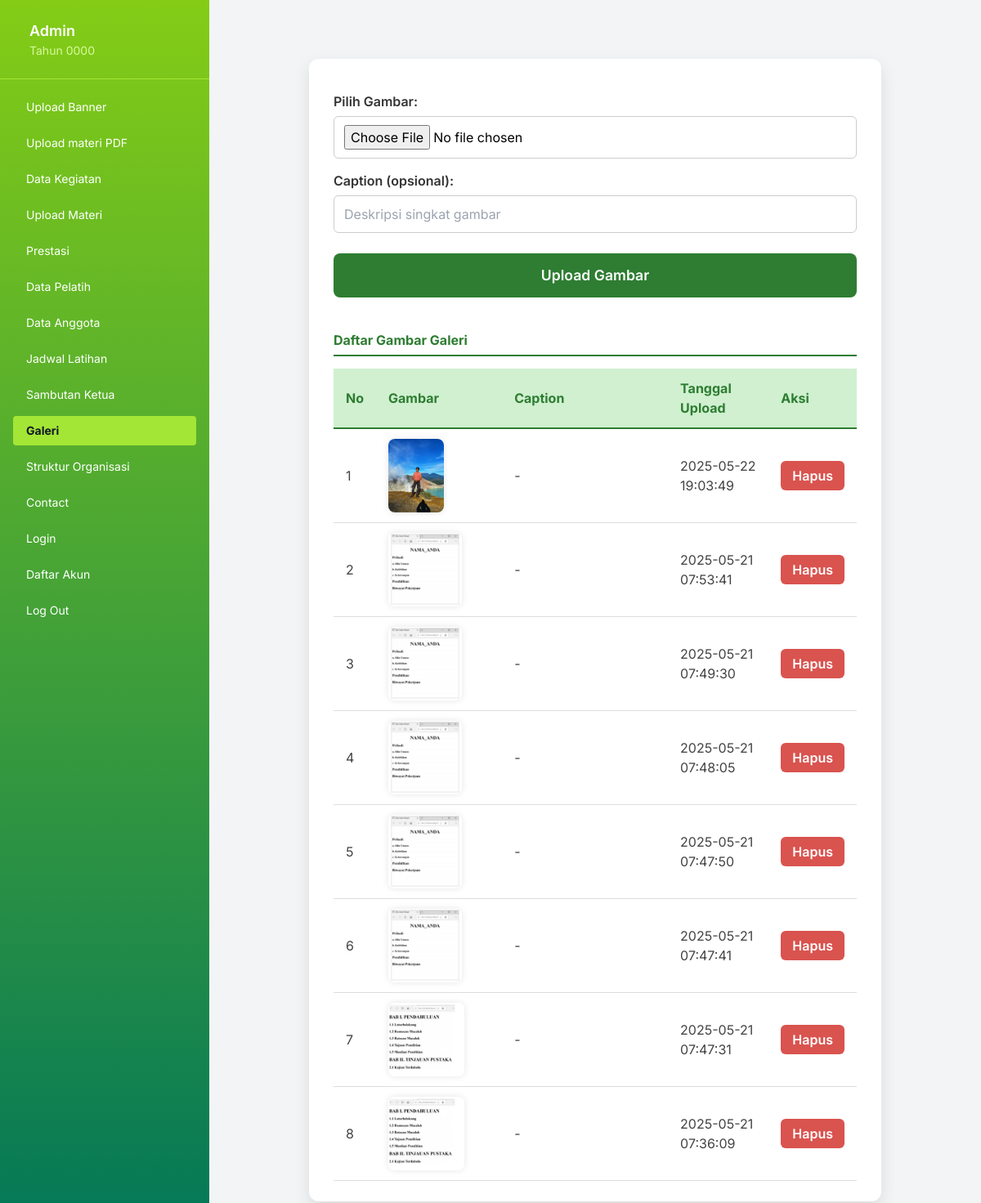
The page /admin/upload_galeri.php on the database its author committed.
### tables this page shows
CREATE TABLE `galeri` (
  `id` int(11) NOT NULL,
  `gambar` varchar(255) NOT NULL,
  `caption` varchar(255) DEFAULT NULL,
  `created_at` datetime DEFAULT current_timestamp()
);

### admin/upload_galeri.php (the view, shortened to what this page needs)
<?php
include '../koneksi/koneksi.php';
include 'header.php';
?>
<!DOCTYPE html>
<html lang="id">
<head>
</head>
<body>
<br>
<br>
<div class="container">
    <form action="" method="post" enctype="multipart/form-data" novalidate>
        <label for="gambar">Pilih Gambar:</label>
        <input type="file" name="gambar" id="gambar" accept="image/*" required>
        <label for="caption">Caption (opsional):</label>
        <input type="text" name="caption" id="caption" placeholder="Deskripsi singkat gambar">
        <button type="submit">Upload Gambar</button>
    </form>
    <?php
    $result = $conn->query("SELECT * FROM galeri ORDER BY created_at DESC");
    ?>
    <h3>Daftar Gambar Galeri</h3>
    <table>
        <thead>
            <tr>
                <th style="width:5%;">No</th>
                <th style="width:25%;">Gambar</th>
                <th style="width:35%;">Caption</th>
                <th style="width:20%;">Tanggal Upload</th>
                <th style="width:15%;">Aksi</th>
            </tr>
        </thead>
        <tbody>
            <?php if ($result && $result->num_rows > 0): ?>
                <?php $no = 1; ?>
                <?php while ($row = $result->fetch_assoc()): ?>
                    <tr>
                        <td><?= $no++ ?></td>
                        <td><img class="thumb" src="uploads/galeri/<?= htmlspecialchars($row['gambar']) ?>" alt="gambar"></td>
                        <td><?= htmlspecialchars($row['caption']) ?: '-' ?></td>
                        <td><?= htmlspecialchars($row['created_at']) ?></td>
                        <td>
                            <a href="?hapus_id=<?= $row['id'] ?>"
                               onclick="return confirm('Yakin ingin menghapus gambar ini?');"
                               class="hapus-btn">Hapus</a>
                        </td>
                    </tr>
                <?php endwhile; ?>
            <?php else: ?>
                <tr>
                    <td colspan="5" style="text-align:center; padding: 25px 0; color:#777;">Belum ada gambar yang diupload.</td>
                </tr>
            <?php endif; ?>
        </tbody>
    </table>
</div>
</body>
</html>

### admin/header.php (shortened to what this page needs)
<?php
$siteTitle = "Admin";
$siteTagline = "Tahun 0000";
$menus = [
  'admin_banner.php' => 'Upload Banner',
  'admin_upload_materi.php' => 'Upload materi PDF',
  'upload_data_kegiatan.php' => 'Data Kegiatan',
  'upload_materi.php' => 'Upload Materi',
  'prestasi.php' => 'Prestasi',
  'pelatih.php' => 'Data Pelatih',
  'anggota.php' => 'Data Anggota',
  'jadwal_latihan.php' => 'Jadwal Latihan',
  'upload_sambutan.php' => 'Sambutan Ketua',
  'upload_galeri.php' => 'Galeri',
  'struktur_organisasi.php' => 'Struktur Organisasi',
  'kontak.php' => 'Contact',
  'login.php' => 'Login',
  'register.php' => 'Daftar Akun',
  'logout.php' => 'Log Out'
];
$currentPage = basename($_SERVER['PHP_SELF']);
?>
<!DOCTYPE html>
<html lang="id">
<head>
  <script src="https://cdn.tailwindcss.com"></script>
</head>
<body class="bg-gray-100">
<div class="flex min-h-screen">
  <aside class="w-64 bg-gradient-to-b from-lime-500 to-emerald-700 text-white hidden sm:block">
    <div class="p-6 border-b border-lime-400">
      <div class="flex items-center">
        <div class="ml-3">
          <h1 class="font-semibold text-lg"><?php echo $siteTitle; ?></h1>
          <p class="text-sm text-lime-200"><?php echo $siteTagline; ?></p>
        </div>
      </div>
    </div>
    <nav class="p-4 space-y-2 text-sm">
      <?php foreach ($menus as $url => $label): ?>
        <a href="<?php echo $url; ?>" class="block px-4 py-2 rounded <?php echo ($url == $currentPage) ? 'bg-lime-400 font-bold text-gray-900' : 'hover:bg-emerald-600'; ?>">
          <?php echo $label; ?>
        </a>
      <?php endforeach; ?>
    </nav>
  </aside>
  <main class="flex-1 p-6 mt-16 sm:mt-0">

### admin/header.php (style rules this page uses)
body { font-family: 'Inter', sans-serif; }

### admin/upload_galeri.php (style rules this page uses)
.container { max-width: 700px; margin: auto; background: white; padding: 25px 30px; border-radius: 12px; box-shadow: 0 8px 20px rgba(0,0,0,0.1); }
label { display: block; margin-top: 15px; font-weight: 600; color: #333; }
input[type="file"], input[type="text"] { width: 100%; padding: 10px 12px; margin-top: 6px; border-radius: 6px; border: 1px solid #ccc; font-size: 1rem; transition: border-color 0.3s; }
button { background: #2e7d32; color: white; border: none; padding: 14px; border-radius: 8px; margin-top: 25px; width: 100%; cursor: pointer; font-size: 1.1rem; font-weight: 600; transition: background-color 0.3s; }
h3 { margin-top: 40px; color: #2e7d32; border-bottom: 2px solid #2e7d32; padding-bottom: 6px; font-weight: 700; }
table { width: 100%; border-collapse: collapse; margin-top: 15px; }
table thead { background: #d0f0d0; }
table thead th { padding: 12px 15px; font-weight: 700; color: #2e7d32; border-bottom: 2px solid #2e7d32; text-align: left; }
table tbody td { padding: 12px 15px; border-bottom: 1px solid #ddd; vertical-align: middle; color: #444; }
img.thumb { max-width: 120px; max-height: 90px; border-radius: 8px; box-shadow: 0 0 8px rgba(0,0,0,0.1); object-fit: cover; }
a.hapus-btn { background: #d9534f; color: white; padding: 6px 14px; border-radius: 6px; text-decoration: none; font-weight: 600; transition: background-color 0.3s; display: inline-block; }

### rows shown on the page
galeri: gambar (picture), caption "-", created_at "2025-05-22 19:03:49"
galeri: gambar (picture), caption "-", created_at "2025-05-21 07:53:41"
galeri: gambar (picture), caption "-", created_at "2025-05-21 07:49:30"
galeri: gambar (picture), caption "-", created_at "2025-05-21 07:48:05"
galeri: gambar (picture), caption "-", created_at "2025-05-21 07:47:50"
galeri: gambar (picture), caption "-", created_at "2025-05-21 07:47:41"
galeri: gambar (picture), caption "-", created_at "2025-05-21 07:47:31"
galeri: gambar (picture), caption "-", created_at "2025-05-21 07:36:09"

### other values the page prints
$siteTitle "Admin"
$siteTagline "Tahun 0000"
$label "Upload Banner"
$label "Upload materi PDF"
$label "Data Kegiatan"
$label "Upload Materi"
$label "Prestasi"
$label "Data Pelatih"
$label "Data Anggota"
$label "Jadwal Latihan"
$label "Sambutan Ketua"
$label "Galeri"
$label "Struktur Organisasi"
$label "Contact"
$label "Login"
